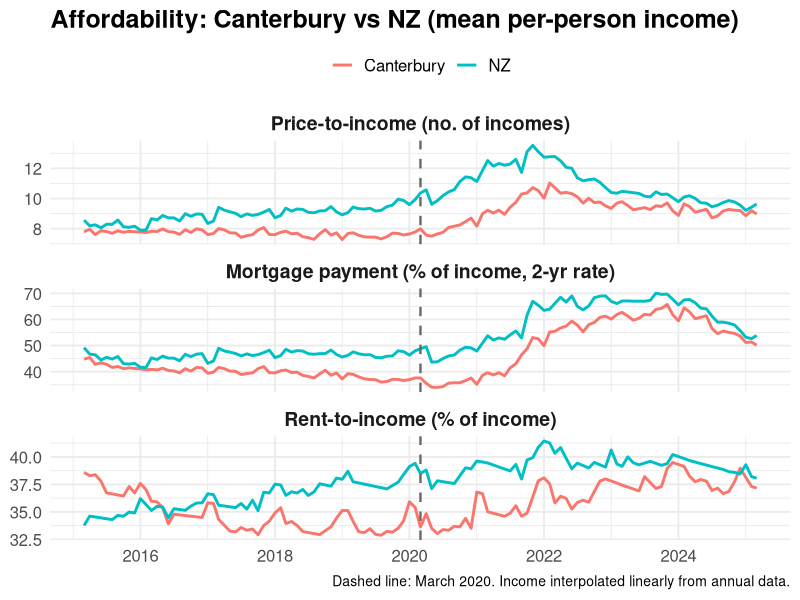
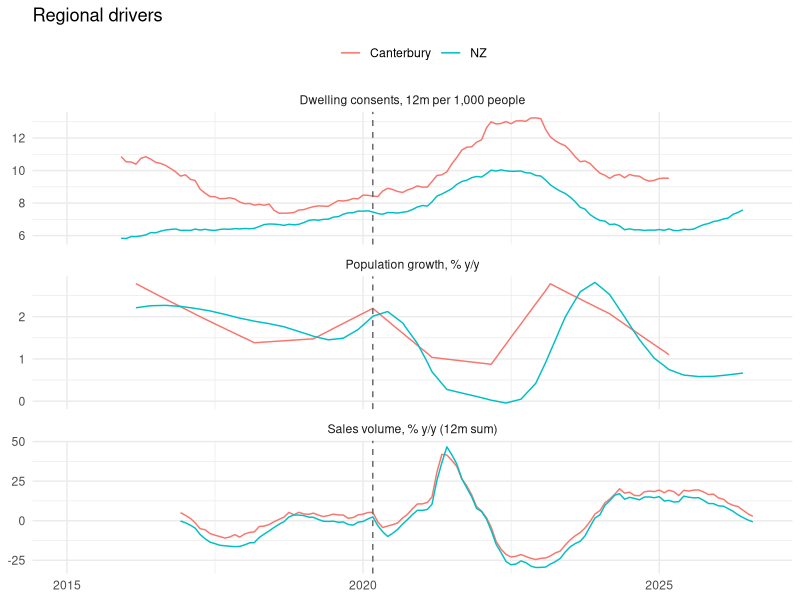
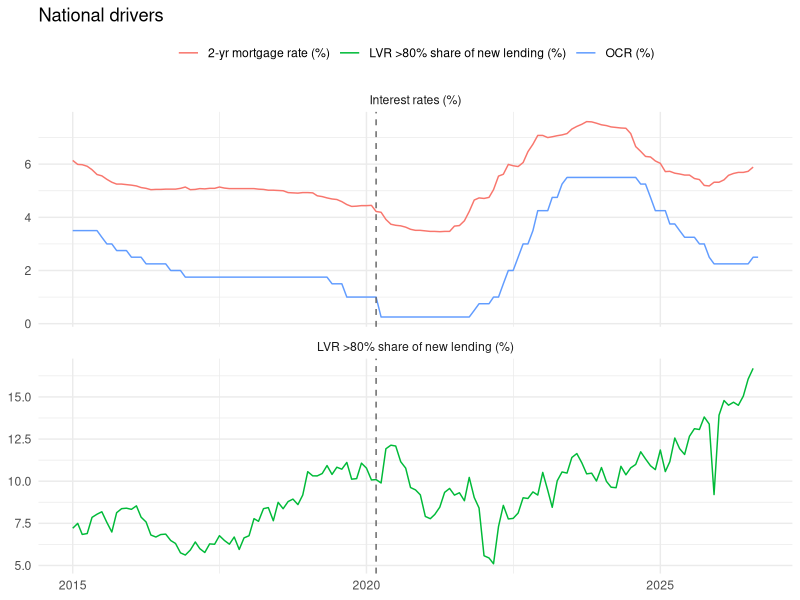
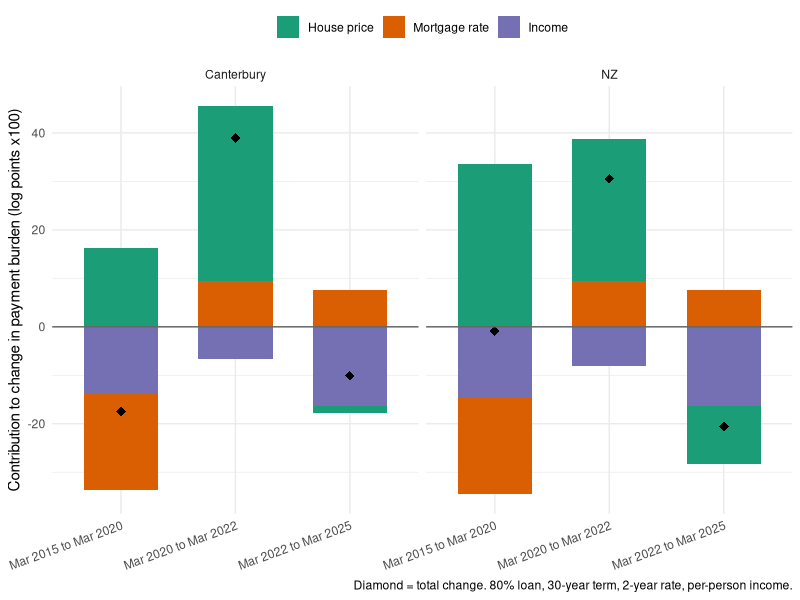
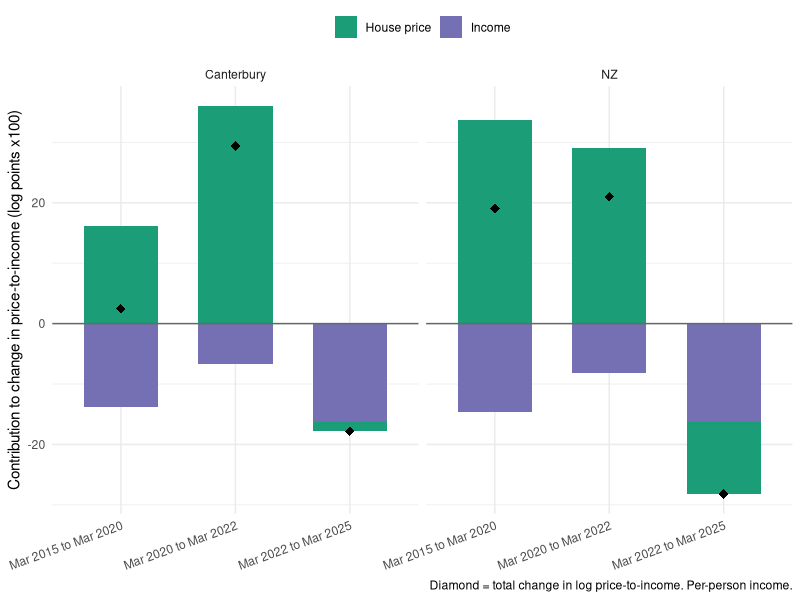

Write the R code that produced these figures, in order. (Note: this script raises an error after producing the figures.)
## ---- chunk 1
knitr::opts_chunk$set(message = FALSE, warning = FALSE, fig.width = 8, fig.height = 6)
library(tidyverse)
library(readxl)
library(zoo)
library(sandwich)
library(lmtest)
# car is called as car::vif(): loading it would mask dplyr::recode, used in the plots

covid         <- as.Date("2020-03-01")  # first post-COVID month; the single break date used throughout
common_window <- TRUE                   # TRUE: NZ and Canterbury full-sample models use identical months
## ---- chunk 2
raw <- read_excel("Time_series_data.xlsx", sheet = "Combined")
names(raw) <- str_squish(names(raw))   # strips trailing/double spaces

df <- raw %>%
  transmute(
    date          = as.Date(Date),
    nz_price      = `NZ Median sale price`,
    cant_price    = `Canterbury Median sale price`,
    nz_rent       = `Median Rent`,
    cant_rent     = `Canterbury Median Rent`,
    nz_low_rent   = `Lower Quartile Rent`,
    cant_low_rent = `Canterbury Lower Quartile Rent`,
    rate_1y       = `1 Year Mortgage Rate`,
    rate_2y       = `2 Year Mortgage Rate`,
    ocr           = OCR,
    income_nz     = `Mean Income`,              # per person
    income_cant   = `Mean Income Canterbury`,   # per person
    unemp         = `Unemployment Rate`,
    cpi           = CPI,
    pop_nz        = Population,
    pop_cant      = `Canterbury Population`,
    lvr_total     = `LVR Total New Commitments (NZDm)`,
    lvr_above80   = `LVR Above 80% Commitments (NZDm)`,
    consents_nz   = `Dwelling Unit Consents`,
    consents_cant = `Canterbury Dwelling Unit Consents`,
    vol_nz        = `Volume Sold`,
    vol_cant      = `Volume Sold Canterbury`,
    net_mig_nz    = `Net migration`,
    bright_line   = `Bright Line Test Period`,   # holding period in force (years)
    invent_nz     = `Weeks of Inventory`,
    invent_cant   = `Weeks of Inventory Canterbury`
  )

stopifnot(all(as.numeric(diff(df$date)) %in% 28:31))   # monthly grid, no gaps
## ---- chunk 3
# Linear interpolation between observed points; na.rm = FALSE means no extrapolation
interp_vars <- c("income_nz", "income_cant", "unemp", "cpi", "pop_nz", "pop_cant")
df <- df %>% mutate(across(all_of(interp_vars), ~ na.approx(.x, na.rm = FALSE)))

# Monthly P&I payment on an 80% loan, as % of annual income
pmt_share <- function(price, rate_pct, income, ltv = 0.8, years = 30) {
  r <- rate_pct / 100 / 12
  n <- years * 12
  price * ltv * r / (1 - (1 + r)^(-n)) * 12 / income * 100
}

df <- df %>%
  mutate(
    # affordability outcomes (2-year rate main, 1-year sensitivity)
    pti_nz       = nz_price / income_nz,
    pti_cant     = cant_price / income_cant,
    serv_nz_2y   = pmt_share(nz_price,   rate_2y, income_nz),
    serv_cant_2y = pmt_share(cant_price, rate_2y, income_cant),
    serv_nz_1y   = pmt_share(nz_price,   rate_1y, income_nz),
    serv_cant_1y = pmt_share(cant_price, rate_1y, income_cant),
    rti_nz       = nz_rent   * 52 / income_nz   * 100,
    rti_cant     = cant_rent * 52 / income_cant * 100,

    # regressors
    lvr_share       = lvr_above80 / lvr_total * 100,
    net_mig_nz_k    = net_mig_nz / 1000,
    pop_growth_nz   = 100 * (pop_nz   / dplyr::lag(pop_nz, 12)   - 1),
    pop_growth_cant = 100 * (pop_cant / dplyr::lag(pop_cant, 12) - 1),

    consents_12m_nz       = rollsumr(consents_nz,   12, fill = NA),
    consents_12m_cant     = rollsumr(consents_cant, 12, fill = NA),
    consents_per1000_nz   = consents_12m_nz   / pop_nz   * 1000,
    consents_per1000_cant = consents_12m_cant / pop_cant * 1000,

    vol_12m_nz   = rollsumr(vol_nz,   12, fill = NA),
    vol_12m_cant = rollsumr(vol_cant, 12, fill = NA),
    vol_yoy_nz   = 100 * (vol_12m_nz   / dplyr::lag(vol_12m_nz, 12)   - 1),
    vol_yoy_cant = 100 * (vol_12m_cant / dplyr::lag(vol_12m_cant, 12) - 1),
    
    invent_nz = invent_nz,
    invent_cant = invent_cant
  )
## ---- chunk 4
# Coverage of every variable
df %>%
  pivot_longer(-date) %>%
  filter(!is.na(value)) %>%
  group_by(name) %>%
  summarise(n = n(), first = min(date), last = max(date), .groups = "drop") %>%
  print(n = Inf)

# Constructed measures vs the official annual points
# (levels differ: per-person vs household income; compare trends)
official <- raw %>%
  transmute(date = as.Date(Date),
            off_pti_nz   = `New Zealand House value to income`,
            off_pti_cant = `Canterbury Region House value to income`,
            off_ser_nz   = `New Zealand Mortgage payment proportion of income`,
            off_ser_cant = `Canterbury Region Mortgage payment proportion of income`) %>%
  filter(!is.na(off_pti_nz)) %>%
  inner_join(df %>% select(date, pti_nz, pti_cant, serv_nz_2y, serv_cant_2y,
                           serv_nz_1y, serv_cant_1y), by = "date") %>%
  drop_na()

tibble(
  measure  = c("PTI", "Serv 2y", "Serv 1y"),
  cor_nz   = c(cor(official$off_pti_nz, official$pti_nz),
               cor(official$off_ser_nz, official$serv_nz_2y),
               cor(official$off_ser_nz, official$serv_nz_1y)),
  cor_cant = c(cor(official$off_pti_cant, official$pti_cant),
               cor(official$off_ser_cant, official$serv_cant_2y),
               cor(official$off_ser_cant, official$serv_cant_1y))
) %>% mutate(across(where(is.numeric), ~ round(.x, 2)))
## ---- chunk 5
outcomes <- df %>%
  select(date, pti_nz, pti_cant, serv_nz = serv_nz_2y, serv_cant = serv_cant_2y,
         rti_nz, rti_cant) %>%
  pivot_longer(-date, names_to = c("measure", "region"), names_pattern = "(.*)_(nz|cant)") %>%
  filter(!is.na(value)) %>%
  mutate(region  = if_else(region == "nz", "NZ", "Canterbury"),
         measure = factor(measure, levels = c("pti", "serv", "rti"),
                          labels = c("Price-to-income (no. of incomes)",
                                     "Mortgage payment (% of income, 2-yr rate)",
                                     "Rent-to-income (% of income)")))

ggplot(outcomes, aes(date, value, colour = region)) +
  geom_line(linewidth = 1) +
  geom_vline(xintercept = covid, linetype = "dashed", colour = "grey40", linewidth = 0.8) +
  facet_wrap(~ measure, scales = "free_y", ncol = 1) +
  labs(x = NULL, y = NULL, colour = NULL,
       title = "Affordability: Canterbury vs NZ (mean per-person income)",
       caption = paste0("Dashed line: ", format(covid, "%B %Y"),
                        ". Income interpolated linearly from annual data.")) +
  theme_minimal() + 
  theme_minimal(base_size = 14) + # Increases overall default text size
  theme(
    legend.position = "top",
    plot.title = element_text(size = 18, face = "bold"), # Makes the title larger and bold
    axis.text = element_text(size = 12),                 # Makes axis tick labels larger
    strip.text = element_text(size = 14, face = "bold"), # Makes facet headers larger
    legend.text = element_text(size = 12),               # Makes legend labels larger
    plot.caption = element_text(size = 10)               # Adjusts caption size
  )
## ---- chunk 6
by_region <- df %>%
  select(date, consents_per1000_nz, consents_per1000_cant,
         pop_growth_nz, pop_growth_cant, vol_yoy_nz, vol_yoy_cant) %>%
  pivot_longer(-date, names_to = c("var", "region"), names_pattern = "(.*)_(nz|cant)") %>%
  mutate(region = if_else(region == "nz", "NZ", "Canterbury"),
         var = factor(var, levels = c("consents_per1000", "pop_growth", "vol_yoy"),
                      labels = c("Dwelling consents, 12m per 1,000 people",
                                 "Population growth, % y/y",
                                 "Sales volume, % y/y (12m sum)")))

ggplot(by_region, aes(date, value, colour = region)) +
  geom_line(na.rm = TRUE) +
  geom_vline(xintercept = covid, linetype = "dashed", colour = "grey40") +
  facet_wrap(~ var, scales = "free_y", ncol = 1) +
  labs(x = NULL, y = NULL, colour = NULL, title = "Regional drivers") +
  theme_minimal() + theme(legend.position = "top")

national <- df %>%
  select(date, `2-yr mortgage rate (%)` = rate_2y, `OCR (%)` = ocr,
         `LVR >80% share of new lending (%)` = lvr_share) %>%
  pivot_longer(-date) %>%
  mutate(panel = if_else(name == "LVR >80% share of new lending (%)",
                         name, "Interest rates (%)"))

ggplot(national, aes(date, value, colour = name)) +
  geom_line(na.rm = TRUE) +
  geom_vline(xintercept = covid, linetype = "dashed", colour = "grey40") +
  facet_wrap(~ panel, scales = "free_y", ncol = 1) +
  labs(x = NULL, y = NULL, colour = NULL, title = "National drivers") +
  theme_minimal() + theme(legend.position = "top")
## ---- chunk 7
# Pre/post COVID means
df %>%
  filter(!is.na(pti_nz)) %>%
  mutate(period = if_else(date < covid,
                          paste0("Pre-COVID (to ", format(covid - 1, "%b %Y"), ")"),
                          paste(format(covid, "%b %Y"), "onward"))) %>%
  group_by(period) %>%
  summarise(across(c(pti_nz, pti_cant, serv_nz_2y, serv_cant_2y, rti_nz, rti_cant),
                   ~ round(mean(.x, na.rm = TRUE), 1)), .groups = "drop")
## ---- chunk 8
k_fun <- function(rate_pct, years = 30) {          # monthly payment per $1 borrowed
  r <- rate_pct / 100 / 12
  n <- years * 12
  r / (1 - (1 + r)^(-n))
}

windows <- tibble(
  window = c("Mar 2015 to Mar 2020", "Mar 2020 to Mar 2022", "Mar 2022 to Mar 2025"),
  from   = as.Date(c("2015-03-01", "2020-03-01", "2022-03-01")),
  to     = as.Date(c("2020-03-01", "2022-03-01", "2025-03-01"))
)

anchors <- unique(c(windows$from, windows$to))   # March dates at the ends of each window

anchor <- df %>%
  filter(date %in% anchors) %>%
  transmute(date,
            NZ_price          = log(nz_price),
            NZ_rate           = log(k_fun(rate_2y)),
            NZ_income         = -log(income_nz),       # higher income lowers the burden
            Canterbury_price  = log(cant_price),
            Canterbury_rate   = log(k_fun(rate_2y)),
            Canterbury_income = -log(income_cant)) %>%
  pivot_longer(-date, names_to = c("region", "component"), names_sep = "_")

contrib <- windows %>%
  inner_join(rename(anchor, from = date, v0 = value), by = "from") %>%
  inner_join(rename(anchor, to = date, v1 = value), by = c("to", "region", "component")) %>%
  mutate(contribution = 100 * (v1 - v0),
         window    = factor(window, levels = windows$window),
         component = factor(component, levels = c("price", "rate", "income")))

# Direct change in log(outcome) between window ends, used to check the contributions sum exactly
direct_change <- function(nz_var, cant_var) {
  at <- df %>%
    select(date, NZ = {{ nz_var }}, Canterbury = {{ cant_var }}) %>%
    pivot_longer(-date, names_to = "region", values_to = "x")
  windows %>%
    inner_join(rename(at, from = date, x0 = x), by = "from") %>%
    inner_join(rename(at, to = date, x1 = x), by = c("to", "region")) %>%
    transmute(window = factor(window, levels = windows$window), region,
              direct = 100 * log(x1 / x0))
}

decomp_report <- function(cd, direct, ylab, caption) {
  totals <- cd %>%
    group_by(window, region) %>%
    summarise(total = sum(contribution), .groups = "drop")
  chk <- left_join(totals, direct, by = c("window", "region"))
  stopifnot(all(abs(chk$total - chk$direct) < 1e-8))

  tab <- cd %>%
    select(window, region, component, contribution) %>%
    pivot_wider(names_from = component, values_from = contribution) %>%
    left_join(totals, by = c("window", "region")) %>%
    mutate(across(where(is.numeric), ~ round(.x, 1))) %>%
    arrange(region, window)

  pal <- c(price = "#1b9e77", rate = "#d95f02", income = "#7570b3")
  lab <- c(price = "House price", rate = "Mortgage rate", income = "Income")
  used <- intersect(names(pal), as.character(unique(cd$component)))

  plt <- ggplot(cd, aes(window, contribution, fill = component)) +
    geom_col(width = 0.65) +
    geom_point(data = totals, aes(y = total, fill = NULL), shape = 18, size = 3,
               show.legend = FALSE) +
    geom_hline(yintercept = 0, colour = "grey40") +
    facet_wrap(~ region) +
    scale_fill_manual(values = unname(pal[used]), breaks = used, labels = unname(lab[used])) +
    labs(x = NULL, y = ylab, fill = NULL, caption = caption) +
    theme_minimal() + theme(legend.position = "top",
                            axis.text.x = element_text(angle = 20, hjust = 1))
  list(table = tab, plot = plt)
}

burden <- decomp_report(
  contrib, direct_change(serv_nz_2y, serv_cant_2y),
  "Contribution to change in payment burden (log points x100)",
  "Diamond = total change. 80% loan, 30-year term, 2-year rate, per-person income.")
burden$table
burden$plot

pti <- decomp_report(
  filter(contrib, component != "rate"), direct_change(pti_nz, pti_cant),
  "Contribution to change in price-to-income (log points x100)",
  "Diamond = total change in log price-to-income. Per-person income.")
pti$table
pti$plot
## ---- chunk 9
ggplot(contrib_rti, aes(window, contribution, fill = component)) +
  geom_col(width = 0.65) +
  geom_point(data = totals_rti, aes(y = total, fill = NULL), shape = 18, size = 3,
             show.legend = FALSE) +
  geom_hline(yintercept = 0, colour = "grey40") +
  facet_wrap(~ region) +
  scale_fill_manual(values = c(rent = "#d95f02", income = "#7570b3"),
                    labels = c("Rent", "Income")) +
  labs(x = NULL, y = "Contribution to change in rent-to-income ratio (log points x100)",
       fill = NULL,
       caption = "Diamond = total change in log rent-to-income ratio (median rent). Per-person income.") +
  theme_minimal() + theme(legend.position = "top",
                          axis.text.x = element_text(angle = 20, hjust = 1))
## ---- chunk 10
# Project each region's pre-COVID log-linear trend forward and compare with actual
yr_start <- seq(covid, by = "year", length.out = 5)
yr_end   <- c(yr_start[-1] - 1, max(df$date[!is.na(df$pti_nz)]))
yr_label <- sprintf("%s-%s", format(yr_start, "%b %Y"), format(yr_end, "%b %Y"))

q4 <- df %>%
  filter(!is.na(pti_nz)) %>%                 # Mar 2015 to Mar 2025
  mutate(t = row_number() / 12,              # time in years
         lpti_nz   = log(pti_nz),
         lpti_cant = log(pti_cant),
         gap       = lpti_cant - lpti_nz,
         period    = factor(c("pre", yr_label)[findInterval(date, yr_start) + 1],
                            levels = c("pre", yr_label)))

proj_dev <- function(y, data, break_date) {
  pre  <- data %>% filter(date <  break_date)
  post <- data %>% filter(date >= break_date)

  m0 <- lm(reformulate("t", y), data = pre)
  V  <- NeweyWest(m0, lag = 12, prewhite = FALSE)   # HAC covariance of the trend fit
  X  <- cbind(1, post$t)

  post <- post %>%
    mutate(actual = .data[[y]],
           proj   = as.numeric(X %*% coef(m0)),
           se     = sqrt(rowSums((X %*% V) * X)),   # uncertainty of the projection
           dev    = 100 * (actual - proj),
           lo     = 100 * (actual - proj - 1.96 * se),
           hi     = 100 * (actual - proj + 1.96 * se),
           row    = row_number())

  by_year <- post %>%
    group_by(period) %>%
    summarise(deviation = mean(dev),
              se = 100 * sqrt({xb <- colMeans(X[row, , drop = FALSE]); as.numeric(xb %*% V %*% xb)}),
              .groups = "drop") %>%
    mutate(lo = deviation - 1.96 * se, hi = deviation + 1.96 * se)

  list(monthly = select(post, date, period, dev, lo, hi),
       yearly = by_year, pre_slope = 100 * coef(m0)[["t"]])
}

outs <- c(NZ = "lpti_nz", Canterbury = "lpti_cant", `Canterbury minus NZ` = "gap")
res  <- map(outs, ~ proj_dev(.x, q4, covid))

map_dfr(res, "yearly", .id = "series") %>%
  mutate(across(where(is.numeric), ~ round(.x, 1))) %>%
  arrange(series, period)

round(map_dbl(res, "pre_slope"), 1)       # pre-COVID trend, % per year

map_dfr(res, "monthly", .id = "series") %>%
  mutate(series = factor(series, levels = names(outs))) %>%
  ggplot(aes(date, dev)) +
  geom_ribbon(aes(ymin = lo, ymax = hi), fill = "grey80") +
  geom_line(colour = "#1b9e77") +
  geom_hline(yintercept = 0, colour = "grey40") +
  facet_wrap(~ series, ncol = 1, scales = "free_y") +
  labs(x = NULL, y = "Actual vs projected pre-COVID trend (log points x100)",
       caption = paste0("Log price-to-income. Band: 95% uncertainty of the projected trend (HAC). Break: ",
                        format(covid, "%b %Y"), ".")) +
  theme_minimal()
## ---- chunk 11
trend_plot <- function(var, region) {
  d <- df %>% filter(!is.na(.data[[var]])) %>%
    mutate(t = row_number() / 12, actual = .data[[var]])

  fit <- lm(log(actual) ~ t, data = filter(d, date < covid))     # pre-COVID trend only
  d <- d %>% mutate(predicted = exp(predict(fit, newdata = d)))

  d %>%
    select(date, Actual = actual, `Pre-COVID trend` = predicted) %>%
    pivot_longer(-date, names_to = "series", values_to = "pti") %>%
    ggplot(aes(date, pti, colour = series, linetype = series)) +
    annotate("rect", xmin = covid, xmax = max(d$date), ymin = -Inf, ymax = Inf,
             fill = "grey90", alpha = 0.6) +
    geom_line(linewidth = 0.9) +
    geom_vline(xintercept = covid, colour = "grey40", linetype = "dotted") +
    scale_colour_manual(values = c(Actual = "black", `Pre-COVID trend` = "#d95f02")) +
    scale_linetype_manual(values = c(Actual = "solid", `Pre-COVID trend` = "dashed")) +
    labs(x = NULL, y = "Price-to-income (years of per-person income)",
         colour = NULL, linetype = NULL,
         title = paste0(region, ": actual vs pre-COVID trend"),
         caption = paste0("Trend fitted to pre-", format(covid, "%b %Y"),
                          " data only, then extended. Shaded: from ", format(covid, "%b %Y"), ".")) +
    theme_minimal() + theme(legend.position = "top")
}

trend_plot("pti_nz",   "NZ")
trend_plot("pti_cant", "Canterbury")
## ---- chunk 12
build_d <- function(var, region_name) {
  df %>%
    filter(!is.na(.data[[var]])) %>%
    mutate(t = row_number() / 12, actual = .data[[var]], region = region_name) %>%
    select(date, region, t, actual)
}
d <- bind_rows(build_d("pti_nz", "NZ"), build_d("pti_cant", "Canterbury"))
final_date <- max(d$date)
first_date <- as.Date("2015-03-01")
regions    <- c("NZ", "Canterbury")

# Fit the pre-COVID trend on a window (optionally dropping a block) and report slope, R2,
# and the deviation of the last observation from the projected trend (log points x100)
trend_stats <- function(region_name, from, to, drop_from, drop_to) {
  dat <- d %>% filter(region == region_name, date >= from, date < to)
  if (!is.na(drop_from)) dat <- filter(dat, !(date >= drop_from & date < drop_to))
  if (nrow(dat) < 8) return(NULL)                   # guard against degenerate windows

  fit  <- lm(log(actual) ~ t, data = dat)
  last <- filter(d, region == region_name, date == final_date)
  tibble(n_obs = nrow(dat),
         slope_pct_yr = 100 * coef(fit)[["t"]],      # t is in years
         r_squared = summary(fit)$r.squared,
         deviation_final = 100 * (log(last$actual) - predict(fit, last)))
}

no_drop <- as.Date(NA)
loyo <- tibble(block = c("2015-16", "2016-17", "2017-18", "2018-19", "2019-20"),
               b_from = as.Date(c("2015-03-01", "2016-03-01", "2017-03-01", "2018-03-01", "2019-03-01")),
               b_to   = as.Date(c("2016-03-01", "2017-03-01", "2018-03-01", "2019-03-01", "2020-03-01")))

specs <- bind_rows(
  expand_grid(region = regions, start = as.Date(c("2015-03-01", "2016-01-01", "2017-01-01", "2018-01-01"))) %>%
    transmute(region, test = "Vary start", spec = paste("start", format(start, "%Y-%m")),
              from = start, to = covid, drop_from = no_drop, drop_to = no_drop),
  expand_grid(region = regions, end = as.Date(c("2019-01-01", "2019-07-01", "2020-01-01", "2020-03-01", "2020-04-01"))) %>%
    transmute(region, test = "Vary end", spec = paste("end", format(end, "%Y-%m")),
              from = first_date, to = end, drop_from = no_drop, drop_to = no_drop),
  expand_grid(region = regions, loyo) %>%
    transmute(region, test = "Leave-one-year-out", spec = paste("drop", block),
              from = first_date, to = covid, drop_from = b_from, drop_to = b_to)
)

robust <- specs %>%
  mutate(stats = pmap(list(region, from, to, drop_from, drop_to), trend_stats)) %>%
  unnest(stats) %>%
  select(test, region, spec, n_obs, slope_pct_yr, r_squared, deviation_final)

robust %>% mutate(across(where(is.numeric), ~ round(.x, 2)))

ggplot(robust, aes(spec, slope_pct_yr, fill = region)) +
  geom_col(position = "dodge") +
  facet_wrap(~ test, scales = "free_x") +
  geom_hline(yintercept = 0, colour = "grey40") +
  labs(x = NULL, y = "Pre-COVID trend slope (%/yr)", fill = NULL,
       title = "Robustness of pre-COVID PTI trend slope to window choice") +
  theme_minimal() +
  theme(axis.text.x = element_text(angle = 40, hjust = 1), legend.position = "top")
## ---- chunk 13
# Stack the two regions under common variable names so one formula serves both
model_data <- bind_rows(
  df %>% transmute(date, region = "NZ", price = nz_price, consents = consents_per1000_nz,
                   rate_2y, lvr_share, net_mig_nz_k, unemp, bright_line, inventory = invent_nz),
  df %>% transmute(date, region = "Canterbury", price = cant_price, consents = consents_per1000_cant,
                   rate_2y, lvr_share, net_mig_nz_k, unemp, bright_line, inventory = invent_cant)
) %>%
  mutate(post_covid = as.integer(date >= covid))

if (common_window) {   # full-sample models on the months where both regions have every variable
  complete_dates <- model_data %>%
    drop_na() %>% count(date) %>% filter(n == 2) %>% pull(date)
  model_data <- filter(model_data, date %in% complete_dates)
}

f_pre  <- log(price) ~ rate_2y + lvr_share + net_mig_nz_k + consents + unemp + bright_line + inventory
# Interactions on rate and migration let those slopes change after COVID; the interaction
# p-value tests a break, and post-COVID slope = main effect + interaction
f_full <- update(f_pre, . ~ . + post_covid + rate_2y:post_covid + net_mig_nz_k:post_covid + inventory:post_covid)

fit_one <- function(region_name, sample) {
  dat <- filter(model_data, region == region_name)
  # do.call embeds the data in the model call, so waldtest()/car::vif() can re-evaluate it
  if (sample == "pre") do.call(lm, list(f_pre, data = filter(dat, date < covid)))
  else do.call(lm, list(f_full, data = dat))
}

fits <- list(
  "NZ (pre-COVID)"           = fit_one("NZ", "pre"),
  "Canterbury (pre-COVID)"   = fit_one("Canterbury", "pre"),
  "NZ (full sample)"         = fit_one("NZ", "full"),
  "Canterbury (full sample)" = fit_one("Canterbury", "full")
)

hac_tidy <- function(fit, model_name) {
  ct <- coeftest(fit, vcov = NeweyWest(fit, prewhite = FALSE, adjust = TRUE))
  tibble(model = model_name, term = rownames(ct),
         estimate = ct[, 1], std.error = ct[, 2], statistic = ct[, 3], p.value = ct[, 4],
         r.squared = summary(fit)$r.squared, n = nobs(fit))
}

sig_stars <- function(p) {
  case_when(p < 0.001 ~ "***", p < 0.01 ~ "**", p < 0.05 ~ "*", p < 0.1 ~ ".", TRUE ~ "")
}

results <- imap_dfr(fits, hac_tidy) %>%
  mutate(model = factor(model, levels = names(fits)),
         display = paste0(sprintf("%.4f", estimate), sig_stars(p.value)))
## ---- chunk 14
for (m in names(fits)) {
  r <- filter(results, model == m)
  cat(sprintf("\n#### %s (R-squared = %.3f, n = %d)\n\n", m, r$r.squared[1], r$n[1]))
  r %>%
    transmute(Term = term, Estimate = display,
              `Std.Error` = sprintf("%.4f", std.error),
              `t-stat` = sprintf("%.2f", statistic),
              `p-value` = sprintf("%.3f", p.value)) %>%
    knitr::kable(align = "lrrrr") %>%
    cat(sep = "\n")
}
cat("\nSignificance: *** p<0.001, ** p<0.01, * p<0.05, . p<0.1\n")
## ---- chunk 15
# Joint HAC Wald test: are all slope coefficients zero?
imap_dfr(fits, function(fit, m) {
  w <- waldtest(fit, vcov = NeweyWest(fit, prewhite = FALSE, adjust = TRUE))
  tibble(model = m, F_stat = round(w$F[2], 3), p_value = round(w$`Pr(>F)`[2], 4))
})

# VIF. Main-effect/interaction pairs in the full-sample models are collinear by construction
imap_dfr(fits, ~ tibble(model = .y, term = names(car::vif(.x)), VIF = round(car::vif(.x), 2))) %>%
  pivot_wider(names_from = model, values_from = VIF) %>%
  arrange(term)

# Q2: NZ vs Canterbury, all terms side by side
results %>%
  filter(term != "(Intercept)") %>%
  select(model, term, display) %>%
  pivot_wider(names_from = model, values_from = display, values_fill = "")
## ---- chunk 16
library(dplyr)
library(tidyr)
library(ggplot2)
library(scales)

covid <- as.Date("2020-03-01")

make_stock_flow_panel <- function(data, region_name, consents_col, invent_col) {
  d <- data %>%
    transmute(date,
              consents  = .data[[consents_col]],
              inventory = .data[[invent_col]]) %>%
    filter(!is.na(consents) | !is.na(inventory))

  rng_consents  <- range(d$consents,  na.rm = TRUE)
  rng_inventory <- range(d$inventory, na.rm = TRUE)
  scale_factor  <- diff(rng_consents) / diff(rng_inventory)
  offset        <- rng_consents[1] - rng_inventory[1] * scale_factor

  d <- d %>% mutate(inventory_scaled = inventory * scale_factor + offset)

  ggplot(d, aes(date)) +
    geom_line(aes(y = consents, colour = "Consents per 1,000 (flow)"), linewidth = 0.7) +
    geom_line(aes(y = inventory_scaled, colour = "Weeks of inventory (stock)"), linewidth = 0.7) +
    geom_vline(xintercept = covid, linetype = "dashed", colour = "grey40") +
    scale_y_continuous(
      name = "Consents per 1,000 people",
      sec.axis = sec_axis(~ (. - offset) / scale_factor, name = "Weeks of inventory")
    ) +
    scale_colour_manual(values = c("Consents per 1,000 (flow)" = "#1b9e77",
                                    "Weeks of inventory (stock)" = "#d95f02")) +
    labs(x = NULL, colour = NULL, title = region_name) +
    theme_minimal() +
    theme(legend.position = "top")
}

p_nz   <- make_stock_flow_panel(df, "NZ",         "consents_per1000_nz",   "invent_nz")
p_cant <- make_stock_flow_panel(df, "Canterbury", "consents_per1000_cant", "invent_cant")

p_nz
p_cant

## ---- chunk 17
## ---- chunk 15: coefficient plot for the driver regressions ----------------
# Charts the regression results directly, rather than just tabulating them.
# A dot-and-whisker (coefficient) plot is used, not a scatter of the raw
# data, because these are MULTIPLE regression models (6-11 regressors each)
# -- there's no single x/y pair to scatter. A coefficient plot is the
# standard way to visualise multi-regressor OLS output: each term gets a
# point estimate + 95% CI whisker, faceted/grouped so you can compare the
# same term's estimate and precision across all 4 models at once.
#
# This directly visualises everything already established in discussion:
# sign flips (rate_2y, inventory), which terms are consistently robust
# (unemp) vs unstable across specifications, and the NZ vs Canterbury
# divergence -- in one chart instead of four separate tables.
#
# Reuses `results` (built by hac_tidy() + imap_dfr(fits, hac_tidy) in the
# models chunk) directly -- no need to refit anything. CI built from the
# already-computed HAC std.error (95% CI = estimate +/- 1.96*std.error),
# consistent with the Newey-West SEs used throughout the rest of the report.

library(dplyr)
library(ggplot2)
library(stringr)

## ---- build CI + tidy labels from the existing `results` tibble -----------
coef_plot_data <- results %>%
  filter(term != "(Intercept)") %>%     # intercept isn't economically interesting here
  mutate(
    conf.low  = estimate - 1.96 * std.error,
    conf.high = estimate + 1.96 * std.error,
    sample    = if_else(str_detect(model, "pre-COVID"), "Pre-COVID", "Full sample"),
    region    = if_else(str_detect(model, "Canterbury"), "Canterbury", "NZ"),
    sample    = factor(sample, levels = c("Pre-COVID", "Full sample"))
  )

## ---- order terms sensibly (main effects first, then their interactions) --
term_order <- c("rate_2y", "rate_2y:post_covid",
                 "lvr_share",
                 "net_mig_nz_k", "net_mig_nz_k:post_covid",
                 "consents",
                 "inventory", "inventory:post_covid",
                 "unemp", "bright_line", "post_covid")
coef_plot_data <- coef_plot_data %>%
  mutate(term = factor(term, levels = rev(term_order)))

## ---- plot: one point + whisker per term, coloured by region, faceted by sample
ggplot(coef_plot_data, aes(x = estimate, y = term, colour = region)) +
  geom_vline(xintercept = 0, colour = "grey50", linetype = "dashed") +
  geom_pointrange(aes(xmin = conf.low, xmax = conf.high),
                   position = position_dodge(width = 0.5), size = 0.4) +
  facet_wrap(~ sample, scales = "free_x") +
  scale_colour_manual(values = c("NZ" = "#1b9e77", "Canterbury" = "#d95f02")) +
  labs(x = "Coefficient estimate (95% CI, HAC/Newey-West SEs)", y = NULL,
       colour = NULL,
       title = "Driver regression coefficients: NZ vs Canterbury, pre-COVID vs full sample",
       caption = "Dashed line = zero effect. Intercept omitted. Whiskers crossing zero indicate a non-significant term at 5%.") +
  theme_minimal() +
  theme(legend.position = "top", strip.text = element_text(face = "bold"))

## ---- optional companion: actual vs fitted price, per region --------------
# Useful alongside the coefficient plot to SHOW model fit quality, not just
# state the R-squared -- particularly for Canterbury, where R-squared is
# much lower (0.58-0.61 pre-COVID) than NZ's (0.92+). Seeing the fitted
# line visibly track the actual series more loosely for Canterbury makes
# that gap concrete rather than just a number in a table.

library(broom)
library(purrr)
library(tidyr)

fitted_data <- imap_dfr(fits, function(fit, model_name) {
  broom::augment(fit) %>%
    mutate(model = model_name,
           region = if_else(str_detect(model_name, "Canterbury"), "Canterbury", "NZ"),
           sample = if_else(str_detect(model_name, "pre-COVID"), "Pre-COVID", "Full sample"))
})

# augment() doesn't carry `date` through automatically -- re-attach it by
# row order within each model's own data (safe since no rows are reordered
# by lm()/augment()).
fitted_data <- fitted_data %>%
  group_by(model) %>%
  mutate(date = model_data %>%
           filter(region == first(region),
                  if (first(sample) == "Pre-COVID") date < covid else TRUE) %>%
           pull(date)) %>%
  ungroup()

ggplot(fitted_data, aes(date)) +
  geom_line(aes(y = `log(price)`, colour = "Actual"), linewidth = 0.6) +
  geom_line(aes(y = .fitted, colour = "Fitted"), linewidth = 0.6, linetype = "dashed") +
  facet_grid(region ~ sample, scales = "free") +
  scale_colour_manual(values = c("Actual" = "black", "Fitted" = "#1b9e77")) +
  labs(x = NULL, y = "log(price)", colour = NULL,
       title = "Actual vs fitted log(price): model fit by region and sample") +
  theme_minimal() + theme(legend.position = "top")

## ---- chunk 18
f_split <- log(price) ~ rate_2y + lvr_share + net_mig_nz_k + consents + unemp + bright_line

split_fit <- function(region_name, period) {
  dat <- model_data %>%
    filter(region == region_name, if (period == "pre") date < covid else date >= covid) %>%
    drop_na(price, rate_2y, lvr_share, net_mig_nz_k, consents, unemp, bright_line)
  do.call(lm, list(f_split, data = dat))
}

grid <- expand_grid(region = c("NZ", "Canterbury"), period = c("pre", "post"))
split_fits <- pmap(grid, ~ split_fit(..1, ..2)) %>%
  set_names(paste0(grid$region, " (", grid$period, "-COVID)"))

results_split <- imap_dfr(split_fits, hac_tidy) %>%
  mutate(display = paste0(sprintf("%.4f", estimate), sig_stars(p.value)))

# Coefficients side by side: pre vs post
terms_order <- c("rate_2y", "lvr_share", "net_mig_nz_k", "consents", "unemp", "bright_line")
results_split %>%
  filter(term != "(Intercept)") %>%
  separate(model, into = c("region", "period"), sep = " \\(") %>%
  mutate(period = str_remove(period, "-COVID\\)")) %>%
  select(region, term, period, display) %>%
  pivot_wider(names_from = period, values_from = display) %>%
  arrange(region, match(term, terms_order)) %>%
  select(region, term, pre, post)

# Fit summary
results_split %>% distinct(model, r.squared, n) %>% mutate(r.squared = round(r.squared, 3))

# Did the relationships change? HAC Wald test that every slope is equal pre vs post
hac <- function(x) NeweyWest(x, prewhite = FALSE, adjust = TRUE)
map_dfr(c("NZ", "Canterbury"), function(r) {
  dat <- model_data %>% filter(region == r) %>%
    drop_na(price, rate_2y, lvr_share, net_mig_nz_k, consents, unemp, bright_line)
  pooled <- do.call(lm, list(f_split, data = dat))
  broken <- do.call(lm, list(update(f_split, . ~ . + post_covid * (rate_2y + lvr_share + net_mig_nz_k +
                                                                      consents + unemp + bright_line)), data = dat))
  w <- waldtest(broken, pooled, vcov = hac)
  tibble(region = r, F_stat = round(w$F[2], 2), p_value = round(w$`Pr(>F)`[2], 4))
})
## ---- chunk 19
for (m in names(split_fits)) {
  r <- filter(results_split, model == m)
  
  cat(sprintf("\n#### %s (R-squared = %.3f, n = %d)\n\n", m, r$r.squared[1], r$n[1]))
  
  r %>%
    transmute(Term = term, 
              Estimate = display,
              `Std.Error` = sprintf("%.4f", std.error),
              `t-stat` = sprintf("%.2f", statistic),
              `p-value` = sprintf("%.3f", p.value)) %>%
    knitr::kable(align = "lrrrr") %>%
    print()
  
  cat("\n")
}

cat("Significance: *** p<0.001, ** p<0.01, * p<0.05, . p<0.1\n")
## ---- chunk 20
panel_levels <- c("NZ (pre-COVID)", "NZ (post-COVID)", "Canterbury (pre-COVID)", "Canterbury (post-COVID)")

fit_df <- pmap_dfr(grid, function(region, period) {
  reg <- region; per <- period
  fit <- split_fits[[paste0(reg, " (", per, "-COVID)")]]
  dat <- model_data %>%
    filter(region == reg, if (per == "pre") date < covid else date >= covid) %>%
    drop_na(price, rate_2y, lvr_share, net_mig_nz_k, consents, unemp, bright_line)

  tibble(date = dat$date, Actual = dat$price / 1000, Fitted = exp(predict(fit, newdata = dat)) / 1000,
         panel = sprintf("%s, R\u00b2 = %.2f", paste0(reg, " (", per, "-COVID)"), summary(fit)$r.squared),
         order = match(paste0(reg, " (", per, "-COVID)"), panel_levels))
}) %>%
  mutate(panel = fct_reorder(panel, order)) %>%
  pivot_longer(c(Actual, Fitted), names_to = "series", values_to = "price_k")

ggplot(fit_df, aes(date, price_k, colour = series, linetype = series)) +
  geom_line(linewidth = 0.8) +
  facet_wrap(~ panel, scales = "free", ncol = 2) +
  scale_colour_manual(values = c(Actual = "black", Fitted = "#d95f02")) +
  scale_linetype_manual(values = c(Actual = "solid", Fitted = "dashed")) +
  labs(x = NULL, y = "Median sale price ($000)", colour = NULL, linetype = NULL,
       title = "Actual vs fitted median sale price, split pre- and post-COVID models",
       caption = "In-sample fit: each model is fitted and evaluated on its own period, so this shows fit, not prediction.") +
  theme_minimal() + theme(legend.position = "top")
## ---- chunk 21
f_split <- log(price) ~ rate_2y + lvr_share + net_mig_nz_k + consents + unemp + bright_line
vars    <- c("price", "rate_2y", "lvr_share", "net_mig_nz_k", "consents", "unemp", "bright_line")

# Fit on earlier months, predict a held-out final 12 months using the actual driver values,
# and compare with a no-change forecast (last training-period price)
holdout_test <- function(region_name, label, train_from, train_to, test_to) {
  d  <- model_data %>% filter(region == region_name) %>% drop_na(all_of(vars))
  tr <- filter(d, date >= train_from, date <= train_to)
  te <- filter(d, date >  train_to,   date <= test_to)

  pred   <- predict(lm(f_split, data = tr), newdata = te)
  actual <- log(te$price)
  naive  <- log(tail(tr$price, 1))

  tibble(region = region_name, model = label, n_train = nrow(tr), n_test = nrow(te),
         model_error = 100 * sqrt(mean((actual - pred)^2)),   # RMSE, log points x100
         nochange_error = 100 * sqrt(mean((actual - naive)^2)),
         bias = 100 * mean(actual - pred))                    # >0: model underpredicts
}

pre_test_end  <- covid %m-% months(1)                  # last pre-COVID month
post_test_end <- max(model_data$date)                  # last month in the data

map_dfr(c("NZ", "Canterbury"), function(r) {
  bind_rows(
    holdout_test(r, "Pre-COVID model",  min(model_data$date), pre_test_end %m-% months(12), pre_test_end),
    holdout_test(r, "Post-COVID model", covid,                post_test_end %m-% months(12), post_test_end))
}) %>%
  mutate(relative_to_nochange = model_error / nochange_error,
         across(where(is.numeric), ~ round(.x, 1)))
